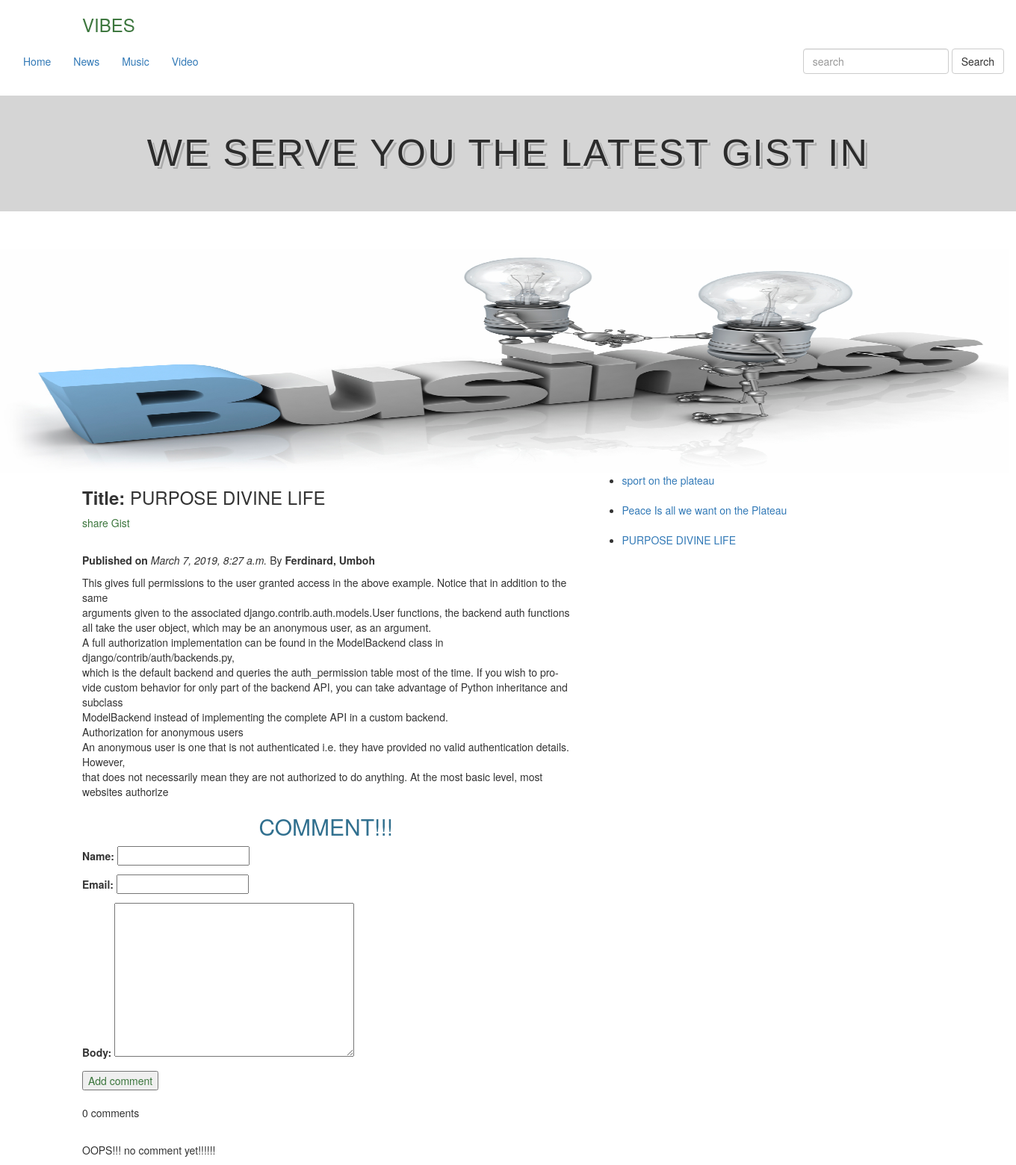
The page /blog/news_detail/2019/03/07/purpose-divine-life/ on the database its author committed.
### blog/models.py (models this page shows, shortened)
class News(models.Model):
  name = models.ForeignKey(Writer, on_delete = models.CASCADE)
  title = models.CharField(max_length = 250)
  slug = models.SlugField(max_length = 300, unique_for_date = 'publish' )
  created = models.DateTimeField(auto_now_add = True)
  publish = models.DateTimeField(default = timezone.now)
  updated = models.DateTimeField(auto_now = True)
  status = models.CharField(max_length = 17, choices = pub_status)
  post = models.TextField(max_length = 1000)
  def get_absolute_url(self):
      return reverse('news-detail', args=[self.publish.year,
                                            self.publish.strftime('%m'),
                                            self.publish.strftime('%d'),
                                            self.slug])
  class Meta:
    ordering = ['-created',]

class Writer(models.Model):
  first_name = models.CharField(max_length = 150)
  surname = models.CharField(max_length = 130)
  def __str__(self):
    return ('{0}, {1}').format(self.first_name, self.surname)

### blog/views.py (the view)
# urls.py: re_path(r'^/news_detail/(?P<year>\d{4})/(?P<month>\d{2})/(?P<day>\d{2})/(?P<news>[-\w]+)/$', \
def news_detail(request, year, month, day, news):
  news = get_object_or_404(News, slug = news,\
          publish__year =year,\
          publish__month =month, publish__day = day)
  comments = news.comments.filter(active = True)
  if request.method =='POST':
    comment_info = CommentForm(data = request.POST)
    if comment_info.is_valid():
      new_comment = comment_info.save(commit =False)
      new_comment.news = news
      new_comment.save()
  else:
    comment_info = CommentForm()
    context = {'news':news, 'comment_info': comment_info,\
              'comments':comments}
  return render(request,'blog/news_detail.html', context)

### blog/forms.py
class CommentForm(forms.ModelForm):
  class Meta:
    model = Comment
    fields = ('name', 'email', 'body')

### blog/templatetags/my_tag.py (called while the page is built)
@register.inclusion_tag('blog/lastest-gist.html')
def latest_news(count=5):
  latest_gossip = News.objects.order_by('-publish')[:count]
  return {'latest_gossip': latest_gossip}

### blog/templates/blog/news_detail.html (shortened to what this page needs)
{% extends 'generic.html' %}
{% load my_tag %}
{% block content %}
  <div class="container main content">
    <div class="row">
      <div class="col-md-7">
        <h3><strong>Title:</strong> {{news.title}}</h3>
        <p><a class="text-success" href="{% url 'share-post' news.id %}">share Gist</a> </p> <br>
        <p class="date" ><strong>Published on </strong> <i>{{ news.created}}</i>
          By <b>{{news.name}}</b></p>
        <p>{{news.post | linebreaks }} </p>
        <h2 align="Center" class="text-info"> COMMENT!!!</h2>
        {% if new_comment %}
          <p>cool Your comment has been added !!!</p>
        {% else %}
          <form action="" method="post">
            {{ comment_info.as_p }}
            <input type="submit" value="Add comment" class="text-success">
          </form>
        {% endif %}
         <br>
        {% with comments.count as total_comments %}
          <p>{{  total_comments }} comment{{ total_comments | pluralize }}</p>
        {% endwith %}
        <br>
        {% for comment in comments %}
          {{ forloop.counter }} comment by {{ comment.name }} on {{comment.created}} <br>
          {{comment.body | linebreaks }} <hr>
        {% empty %}
          <p>OOPS!!! no comment yet!!!!!!</p>
        {% endfor %}
      </div>
      <div class="col-md-3">
        {% latest_news 3 %}
        <br>
      </div>
    </div>
  </div>
{% endblock %}

### blog/templates/blog/lastest-gist.html
{% if latest_gossip %}
  <ul>
  	{% for gist in latest_gossip %}
      <li><a href="{{ gist.get_absolute_url }}"> {{gist.title}} </a></li>
      <br>
    {% endfor %}
  </ul>
{% endif %}

### rows shown on the page
News: title "PURPOSE DIVINE LIFE", created "March 7, 2019, 8:27 a.m.", name "Ferdinard, Umboh", post "This gives full permissions to the user granted access in the above example. Notice that in addition to the same arguments given to the associated django.contrib.auth.models.User functions, the backend auth functions all take the user object, which may be an anonymous user, as an argument. A full authorization implementation can be found in the ModelBackend class in django/contrib/auth/backends.py, which is the default backend and queries the auth_permission table most of the time. If you wish to pro- vide custom behavior for only part of the backend API, you can take advantage of Python inheritance and subclass ModelBackend instead of implementing the complete API in a custom backend.…"
News: title "sport on the plateau"
News: title "Peace Is all we want on the Plateau"

### other values the page prints
{{ total_comments }} "0"
{{ total_comments | pluralize }} "s"
